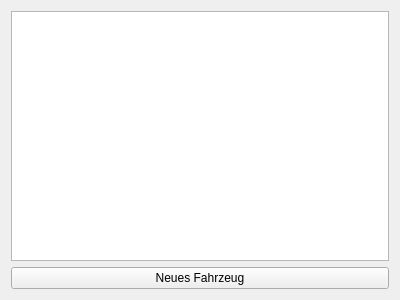
<?xml version="1.0" encoding="UTF-8"?>
<ui version="4.0">
 <class>FahrzeugAnsicht</class>
 <widget class="QWidget" name="FahrzeugAnsicht">
  <property name="geometry">
   <rect>
    <x>0</x>
    <y>0</y>
    <width>400</width>
    <height>300</height>
   </rect>
  </property>
  <property name="windowTitle">
   <string>Form</string>
  </property>
  <layout class="QVBoxLayout" name="verticalLayout">
   <item>
    <widget class="QListWidget" name="listWidget_fahrzeuge"/>
   </item>
   <item>
    <widget class="QPushButton" name="pushButton_neu">
     <property name="text">
      <string>Neues Fahrzeug</string>
     </property>
    </widget>
   </item>
  </layout>
 </widget>
 <resources/>
 <connections>
  <connection>
   <sender>pushButton_neu</sender>
   <signal>clicked()</signal>
   <receiver>FahrzeugAnsicht</receiver>
   <slot>pushButton_neu_clicked()</slot>
   <hints>
    <hint type="sourcelabel">
     <x>140</x>
     <y>282</y>
    </hint>
    <hint type="destinationlabel">
     <x>5</x>
     <y>256</y>
    </hint>
   </hints>
  </connection>
  <connection>
   <sender>listWidget_fahrzeuge</sender>
   <signal>itemDoubleClicked(QListWidgetItem*)</signal>
   <receiver>FahrzeugAnsicht</receiver>
   <slot>listWidget_fahrzeuge_itemClicked(QListWidgetItem*)</slot>
   <hints>
    <hint type="sourcelabel">
     <x>102</x>
     <y>128</y>
    </hint>
    <hint type="destinationlabel">
     <x>2</x>
     <y>117</y>
    </hint>
   </hints>
  </connection>
 </connections>
 <slots>
  <slot>pushButton_neu_clicked()</slot>
  <slot>listWidget_fahrzeuge_itemClicked(QListWidgetItem*)</slot>
 </slots>
</ui>
